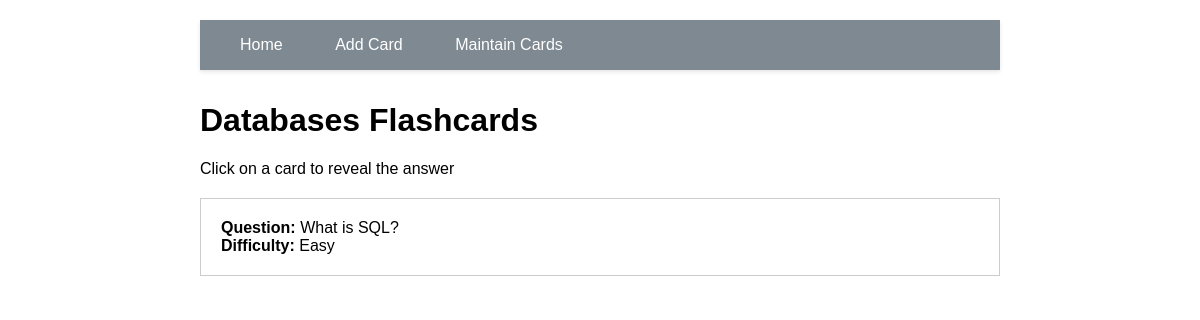
Page /cards/Databases on the committed database.
### tables this page shows
CREATE TABLE flashcards (
            id INTEGER PRIMARY KEY AUTOINCREMENT,
            topic TEXT NOT NULL,
            question TEXT NOT NULL,
            answer TEXT NOT NULL,
            difficulty TEXT NOT NULL
        );

### app.py (the view)
@app.route('/cards/<topic>')
def cards(topic):
    conn = get_db_connection()
    flashcards = conn.execute('SELECT * FROM flashcards WHERE topic = ?',
                            (topic,)).fetchall()
    conn.close()
    return render_template('cards.html', cards=flashcards, topic=topic)

### app.py (called while the page is built)
def get_db_connection():
    conn = sqlite3.connect('flashcards.db')
    conn.row_factory = sqlite3.Row
    return conn

### templates/cards.html (shortened to what this page needs)
{% extends 'base.html' %}
{% block content %}
<h1>{{ topic }} Flashcards</h1>
<p>Click on a card to reveal the answer</p>
{% for card in cards %}
<div class="flashcard">
    <div class="question">
        <strong>Question:</strong> {{ card['question'] }}
    </div>
    <div class="difficulty">
        <strong>Difficulty:</strong> {{ card['difficulty'] }}
    </div>
</div>
{% endfor %}
{% endblock %}

### static/style.css (style rules this page uses)
body { font-family: Arial; max-width: 800px; margin: 0 auto; padding: 20px; }
.flashcard { border: 1px solid #ccc; padding: 20px; margin: 20px 0; cursor: pointer; }

### rows in the picture
flashcards: topic "Databases", question "What is SQL?", difficulty "Easy"
